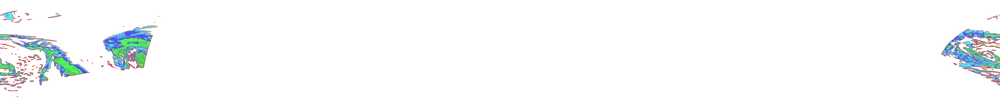
#> input picture images/alaska_hrrr_western.webp, 1000 x 99 px, shrunk from 12170 x 1200 before the run; the run also reads 1 picture not shown here
$ python map_boundary_to_image.py
#> lines starting #> are read from the running program, lines starting #| are printed output that depends on the picture; after the words box and inside, x2 and y2 are one past the last pixel; in counts of white or black regions, pixels touching at a corner belong together; long printed decimals are rounded
#> (reads test-data.json from the repository)
#!/usr/bin/env python3
"""
Map Boundary Polygon to Image Space

This script maps the boundary polygon coordinates to image pixel space
to determine where the boundary SHOULD be in the image, then compares
that to where actual radar data exists.

This helps us determine the correct geographic bounds for the image.

Usage:
    python3 map_boundary_to_image.py
"""

import json
import numpy as np
from PIL import Image, ImageDraw

def map_boundary_to_pixels(boundary_polygon, image_bounds, image_shape):
    """
    Map boundary polygon lat/lon coordinates to image pixel coordinates.

    Args:
        boundary_polygon: List of {lat, lon} points
        image_bounds: [west, south, east, north] geographic bounds
        image_shape: (width, height) in pixels

    Returns:
        List of (x, y) pixel coordinates
    """
    west, south, east, north = image_bounds
    width, height = image_shape

    # Degrees per pixel
    deg_per_pixel_lon = (east - west) / width
    deg_per_pixel_lat = (north - south) / height

    pixel_coords = []

    for point in boundary_polygon:
        lat, lon = point['lat'], point['lon']

        # Convert to pixel coordinates
        # X: longitude (0 = west edge)
        x = (lon - west) / deg_per_pixel_lon

        # Y: latitude (0 = NORTH edge, increases downward)
        y = (north - lat) / deg_per_pixel_lat

        pixel_coords.append((x, y))

    return pixel_coords


def analyze_boundary_in_image(image_path, boundary_polygon, stated_bounds, label):
    """
    Analyze where the boundary polygon falls within the image.
    """
#> called with image_path = 'images/alaska_hrrr_western.webp', label = 'Western Image Analysis'
    print(f"\n{'='*70}")
    print(f"{label}")
    print(f"{'='*70}")

    # Load image
    img = Image.open(image_path)
#> img is the input picture: PIL image 1000x99 RGBA; mean R, G, B, A 13.2, 10.9, 11.7, 9
    width, height = img.size
#> width = 1000; height = 99
    img_array = np.array(img)

    print(f"Image: {width} × {height} pixels")
#| Image: 1000 × 99 pixels
    print(f"Stated bounds: {stated_bounds}")

    # Map boundary to pixel coordinates
    pixel_coords = map_boundary_to_pixels(boundary_polygon, stated_bounds, (width, height))

    # Find extent of boundary polygon in pixel space
    xs = [coord[0] for coord in pixel_coords]
    ys = [coord[1] for coord in pixel_coords]

    boundary_pixel_extent = {
        'left': min(xs),
        'right': max(xs),
        'top': min(ys),
        'bottom': max(ys)
    }

    print(f"\n📍 Boundary Polygon in Image Space:")
    print(f"  X (longitude): {boundary_pixel_extent['left']:.1f} to {boundary_pixel_extent['right']:.1f}")
#|   X (longitude): 2.3 to 5599.8
    print(f"  Y (latitude):  {boundary_pixel_extent['top']:.1f} to {boundary_pixel_extent['bottom']:.1f}")
#|   Y (latitude):  8.1 to 89.2
    print(f"  Width:  {boundary_pixel_extent['right'] - boundary_pixel_extent['left']:.1f} pixels")
#|   Width:  5597.5 pixels
    print(f"  Height: {boundary_pixel_extent['bottom'] - boundary_pixel_extent['top']:.1f} pixels")
#|   Height: 81.1 pixels

    # Find actual data extent in image
    if img.mode == 'RGBA':
        alpha = img_array[:, :, 3]
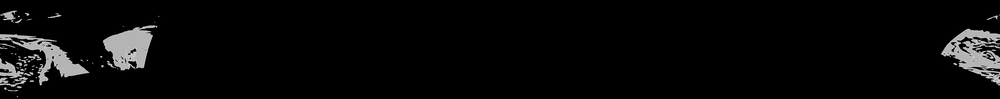
#> alpha: shape (99, 1000); min 0, max 240, mean 9
        data_mask = alpha > 0
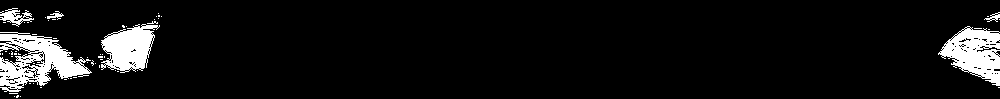
#> data_mask: shape (99, 1000) bool; 7.3% white; 62 white regions (56 under 20 px), largest, box (x1, y1, x2, y2) and area: (0, 32, 92, 92) 2736, (938, 26, 1000, 86) 2100, (101, 24, 160, 73) 1784, (0, 8, 34, 27) 281, (47, 11, 64, 20) 64, (984, 12, 1000, 22) 63
    else:
        data_mask = np.any(img_array > 0, axis=2)

    rows_with_data = np.any(data_mask, axis=1)
    cols_with_data = np.any(data_mask, axis=0)

    if np.any(rows_with_data) and np.any(cols_with_data):
        row_indices = np.where(rows_with_data)[0]
#> row_indices = 88 values from 8 to 97
        col_indices = np.where(cols_with_data)[0]
#> col_indices = 220 values from 0 to 999

        actual_data_extent = {
            'left': col_indices[0],
            'right': col_indices[-1],
            'top': row_indices[0],
            'bottom': row_indices[-1]
        }
#> actual_data_extent = {'left': 0, 'right': 999, 'top': 8, 'bottom': 97}

        print(f"\n📊 Actual Data in Image:")
        print(f"  X: {actual_data_extent['left']} to {actual_data_extent['right']}")
#|   X: 0 to 999
        print(f"  Y: {actual_data_extent['top']} to {actual_data_extent['bottom']}")
#|   Y: 8 to 97
        print(f"  Width:  {actual_data_extent['right'] - actual_data_extent['left'] + 1} pixels")
#|   Width:  1000 pixels
        print(f"  Height: {actual_data_extent['bottom'] - actual_data_extent['top'] + 1} pixels")
#|   Height: 90 pixels

        # Compare boundary polygon extent vs actual data extent
        print(f"\n🔍 Comparison:")
        print(f"  Boundary top:    {boundary_pixel_extent['top']:.1f}")
#|   Boundary top:    8.1
        print(f"  Data top:        {actual_data_extent['top']}")
#|   Data top:        8
        print(f"  Difference:      {actual_data_extent['top'] - boundary_pixel_extent['top']:.1f} pixels")
#|   Difference:      -0.1 pixels

        print(f"\n  Boundary bottom: {boundary_pixel_extent['bottom']:.1f}")
#|   Boundary bottom: 89.2
        print(f"  Data bottom:     {actual_data_extent['bottom']}")
#|   Data bottom:     97
        print(f"  Difference:      {actual_data_extent['bottom'] - boundary_pixel_extent['bottom']:.1f} pixels")
#|   Difference:      7.8 pixels

        # Calculate where boundary SHOULD be geographically based on actual data
        west, south, east, north = stated_bounds
        deg_per_pixel_lon = (east - west) / width
#> deg_per_pixel_lon = 0.0642
        deg_per_pixel_lat = (north - south) / height
#> deg_per_pixel_lat = 0.437

        # If boundary polygon is at pixels Y_top to Y_bottom,
        # what geographic bounds should the image have to align?

        # Current situation:
        # - Boundary polygon spans lat 41.621° to 77.085°
        # - We need to find what image bounds would make the boundary
        #   align with the actual data pixels

        boundary_lat_range = 77.085 - 41.621  # From your boundary polygon
        boundary_pixel_height = boundary_pixel_extent['bottom'] - boundary_pixel_extent['top']
#> boundary_pixel_height = 81.13

        # Degrees per pixel based on boundary polygon span
        boundary_deg_per_pixel = boundary_lat_range / boundary_pixel_height
#> boundary_deg_per_pixel = 0.437

        print(f"\n🌍 Geographic Mapping:")
        print(f"  Boundary spans: {boundary_lat_range:.3f}° latitude")
        print(f"  Boundary spans: {boundary_pixel_height:.1f} pixels")
#|   Boundary spans: 81.1 pixels
        print(f"  Boundary deg/pixel: {boundary_deg_per_pixel:.6f}°/pixel")
#|   Boundary deg/pixel: 0.4371°/pixel
        print(f"  Image deg/pixel: {deg_per_pixel_lat:.6f}°/pixel")
#|   Image deg/pixel: 0.4371°/pixel
        print(f"  Ratio: {boundary_deg_per_pixel / deg_per_pixel_lat:.4f}")
#|   Ratio: 1.0000

        # Calculate what the image bounds SHOULD be to align data with boundary
        # If actual data is at pixels top to bottom,
        # and boundary polygon spans 41.621° to 77.085°,
        # then we need to adjust the image bounds

        # The boundary polygon northern edge (77.085°) should be at pixel Y_top
        # The boundary polygon southern edge (41.621°) should be at pixel Y_bottom

        # So if data_top corresponds to 77.085° and data_bottom to 41.621°:
        correct_north_for_data = north - (actual_data_extent['top'] * deg_per_pixel_lat)
#> correct_north_for_data = 77.12
        correct_south_for_data = north - ((actual_data_extent['bottom'] + 1) * deg_per_pixel_lat)
#> correct_south_for_data = 37.78

        # But we want the boundary polygon edges to align with data edges
        # So we need to find bounds where boundary_top aligns with data_top

        # The boundary polygon's northern point (77.085°) should correspond to data_top
        # The boundary polygon's southern point (41.621°) should correspond to data_bottom

        # Working backwards from boundary polygon coordinates:
        # If pixel Y corresponds to latitude L, then:
        # L = north - Y * deg_per_pixel_lat
        #
        # We want:
        # data_top -> 77.085°
        # data_bottom -> 41.621°
        #
        # So: 77.085 = north - data_top * deg_per_pixel_lat
        # Therefore: north = 77.085 + data_top * deg_per_pixel_lat

        boundary_north = 77.085  # Northern extent of boundary polygon
        boundary_south = 41.621  # Southern extent of boundary polygon

        # Calculate image bounds that would make data pixels align with boundary
        aligned_north = boundary_north + (actual_data_extent['top'] * deg_per_pixel_lat)
#> aligned_north = 80.58
        aligned_south = boundary_south - ((height - actual_data_extent['bottom'] - 1) * deg_per_pixel_lat)
#> aligned_south = 41.18

        # Alternative calculation: use the boundary polygon pixel positions
        # to calculate what the image north/south should be

        # If boundary top is at pixel boundary_pixel_extent['top']
        # and that should correspond to 77.085°,
        # then the image north edge (pixel 0) should be at:
        image_north_for_alignment = boundary_north + (boundary_pixel_extent['top'] * deg_per_pixel_lat)
#> image_north_for_alignment = 80.61

        # If boundary bottom is at pixel boundary_pixel_extent['bottom']
        # and that should correspond to 41.621°,
        # then the image south edge (pixel height) should be at:
        image_south_for_alignment = boundary_north - ((boundary_pixel_extent['bottom'] + 1) * deg_per_pixel_lat)
#> image_south_for_alignment = 37.66

        print(f"\n✨ Calculated Aligned Bounds:")
        print(f"  To align data with boundary polygon:")
        print(f"  North: {image_north_for_alignment:.6f}°")
#|   North: 80.612°
        print(f"  South: {image_south_for_alignment:.6f}°")
#|   South: 37.657°
        print(f"  Range: {image_north_for_alignment - image_south_for_alignment:.6f}°")
#|   Range: 42.956°

        return {
            'boundary_pixel_extent': boundary_pixel_extent,
            'actual_data_extent': actual_data_extent,
            'aligned_bounds': {
                'west': west,
                'south': image_south_for_alignment,
                'east': east,
                'north': image_north_for_alignment
            }
        }

    return None


def visualize_boundary_on_image(image_path, boundary_polygon, stated_bounds, output_path):
    """Create visualization showing boundary polygon on image."""
    img = Image.open(image_path).convert('RGBA')
    width, height = img.size

    # Create overlay
    overlay = Image.new('RGBA', (width, height), (0, 0, 0, 0))
    draw = ImageDraw.Draw(overlay)

    # Map boundary to pixels
    pixel_coords = map_boundary_to_pixels(boundary_polygon, stated_bounds, (width, height))

    # Draw boundary polygon
    if len(pixel_coords) > 1:
        draw.polygon(pixel_coords, outline=(255, 0, 0, 200), width=3)

    # Composite
    result = Image.alpha_composite(img, overlay)
    result.save(output_path)
    print(f"\n📸 Saved visualization to: {output_path}")


def main():
    """Main analysis."""
    print("="*70)
    print("Boundary Polygon to Image Space Mapping")
    print("="*70)

    # Load data
    with open('test-data.json', 'r') as f:
        data = json.load(f)

    boundary_polygon = data['boundary_polygon']

    print(f"\nBoundary polygon: {len(boundary_polygon)} points")
    print(f"  First point: lat={boundary_polygon[0]['lat']:.4f}, lon={boundary_polygon[0]['lon']:.4f}")
    print(f"  Last point:  lat={boundary_polygon[-1]['lat']:.4f}, lon={boundary_polygon[-1]['lon']:.4f}")

    # Find extent
    lats = [p['lat'] for p in boundary_polygon]
    lons = [p['lon'] for p in boundary_polygon]
    print(f"  Latitude range: {min(lats):.4f}° to {max(lats):.4f}° ({max(lats) - min(lats):.4f}°)")
    print(f"  Longitude range: {min(lons):.4f}° to {max(lons):.4f}°")

    # Analyze western image
    western_result = analyze_boundary_in_image(
        'images/alaska_hrrr_western.webp',
        boundary_polygon,
        data['western']['bounds'],
        'Western Image Analysis'
    )
#> western_result = 3 items

    # Analyze eastern image
    eastern_result = analyze_boundary_in_image(
        'images/alaska_hrrr_eastern.webp',
        boundary_polygon,
        data['eastern']['bounds'],
        'Eastern Image Analysis'
    )
#> call 2 of analyze_boundary_in_image, with image_path = 'images/alaska_hrrr_eastern.webp', label = 'Eastern Image Analysis'
#| Image: 1000 × 99 pixels
#|   X (longitude): -14271.9 to 984.8
#|   Y (latitude):  8.1 to 89.2
#|   Width:  15256.7 pixels
#|   Height: 81.1 pixels
#> in analyze_boundary_in_image (call 2), `data_mask = alpha > 0`:
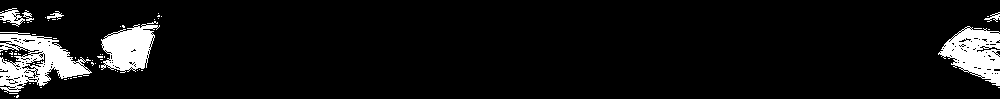
#> data_mask: shape (99, 1000) bool; 7.2% white; 68 white regions (61 under 20 px), largest, box (x1, y1, x2, y2) and area: (0, 32, 92, 93) 2719, (938, 26, 1000, 86) 2094, (101, 24, 160, 73) 1781
#> in analyze_boundary_in_image (call 2), `row_indices = np.where(rows_with_data)[0]`: row_indices = 89 values from 8 to 97
#> in analyze_boundary_in_image (call 2), `col_indices = np.where(cols_with_data)[0]`: col_indices = 221 values from 0 to 999
#|   X: 0 to 999
#|   Y: 8 to 97
#|   Width:  1000 pixels
#|   Height: 90 pixels
#|   Boundary top:    8.1
#|   Data top:        8
#|   Difference:      -0.1 pixels
#|   Boundary bottom: 89.2
#|   Data bottom:     97
#|   Difference:      7.8 pixels
#|   Boundary spans: 81.1 pixels
#|   Boundary deg/pixel: 0.4371°/pixel
#|   Image deg/pixel: 0.4371°/pixel
#|   Ratio: 1.0000
#|   North: 80.612°
#|   South: 37.657°
#|   Range: 42.956°
#> eastern_result = 3 items

    # Create visualizations
    visualize_boundary_on_image(
        'images/alaska_hrrr_western.webp',
        boundary_polygon,
        data['western']['bounds'],
        'western_with_boundary.png'
    )
#> in visualize_boundary_on_image, `overlay = Image.new('RGBA', (width, height), (0, 0, 0, 0))`: overlay: PIL image 1000x99 RGBA; every value is 0
#> in visualize_boundary_on_image, `result = Image.alpha_composite(img, overlay)`:
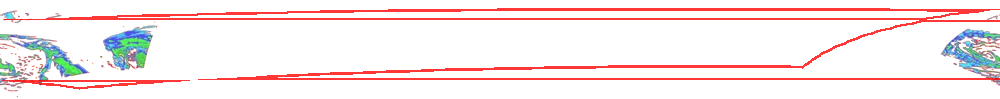
#> result: PIL image 1000x99 RGBA; mean R, G, B, A 34.8, 10.6, 11.3, 26.2; transparent parts drawn white

    visualize_boundary_on_image(
        'images/alaska_hrrr_eastern.webp',
        boundary_polygon,
        data['eastern']['bounds'],
        'eastern_with_boundary.png'
    )
#> call 2 of visualize_boundary_on_image, with image_path = 'images/alaska_hrrr_eastern.webp', output_path = 'eastern_with_boundary.png'
#> in visualize_boundary_on_image (call 2), `result = Image.alpha_composite(img, overlay)`:
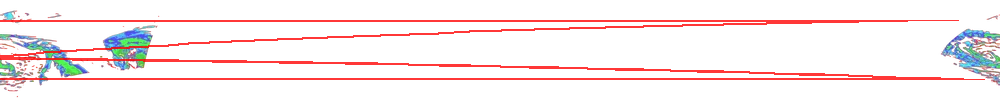
#> result: PIL image 1000x99 RGBA; mean R, G, B, A 31.7, 10.1, 11, 24.1; transparent parts drawn white

    # Summary
    print(f"\n{'='*70}")
    print("RECOMMENDATION")
    print(f"{'='*70}")

    if western_result and eastern_result:
        aligned_bounds = western_result['aligned_bounds']
#> aligned_bounds = {'west': -180, 'south': 37.66, 'east': -115.8, 'north': 80.61}
        print(f"\nUpdate image bounds to:")
        print(f"  Western: [{aligned_bounds['west']:.6f}, {aligned_bounds['south']:.6f}, {aligned_bounds['east']:.6f}, {aligned_bounds['north']:.6f}]")
#|   Western: [-180.000, 37.657, -115.776, 80.612]

        aligned_bounds = eastern_result['aligned_bounds']
#> aligned_bounds = {'west': 156.4, 'south': 37.66, 'east': 180, 'north': 80.61}
        print(f"  Eastern: [{aligned_bounds['west']:.6f}, {aligned_bounds['south']:.6f}, {aligned_bounds['east']:.6f}, {aligned_bounds['north']:.6f}]")
#|   Eastern: [156.437, 37.657, 180.000, 80.612]

        # Save results
        results = {
            'western': western_result,
            'eastern': eastern_result
        }

        with open('boundary_alignment_results.json', 'w') as f:
            json.dump(results, f, indent=2, default=str)

        print(f"\n📝 Results saved to: boundary_alignment_results.json")

    print(f"\n{'='*70}\n")


if __name__ == '__main__':
    main()
